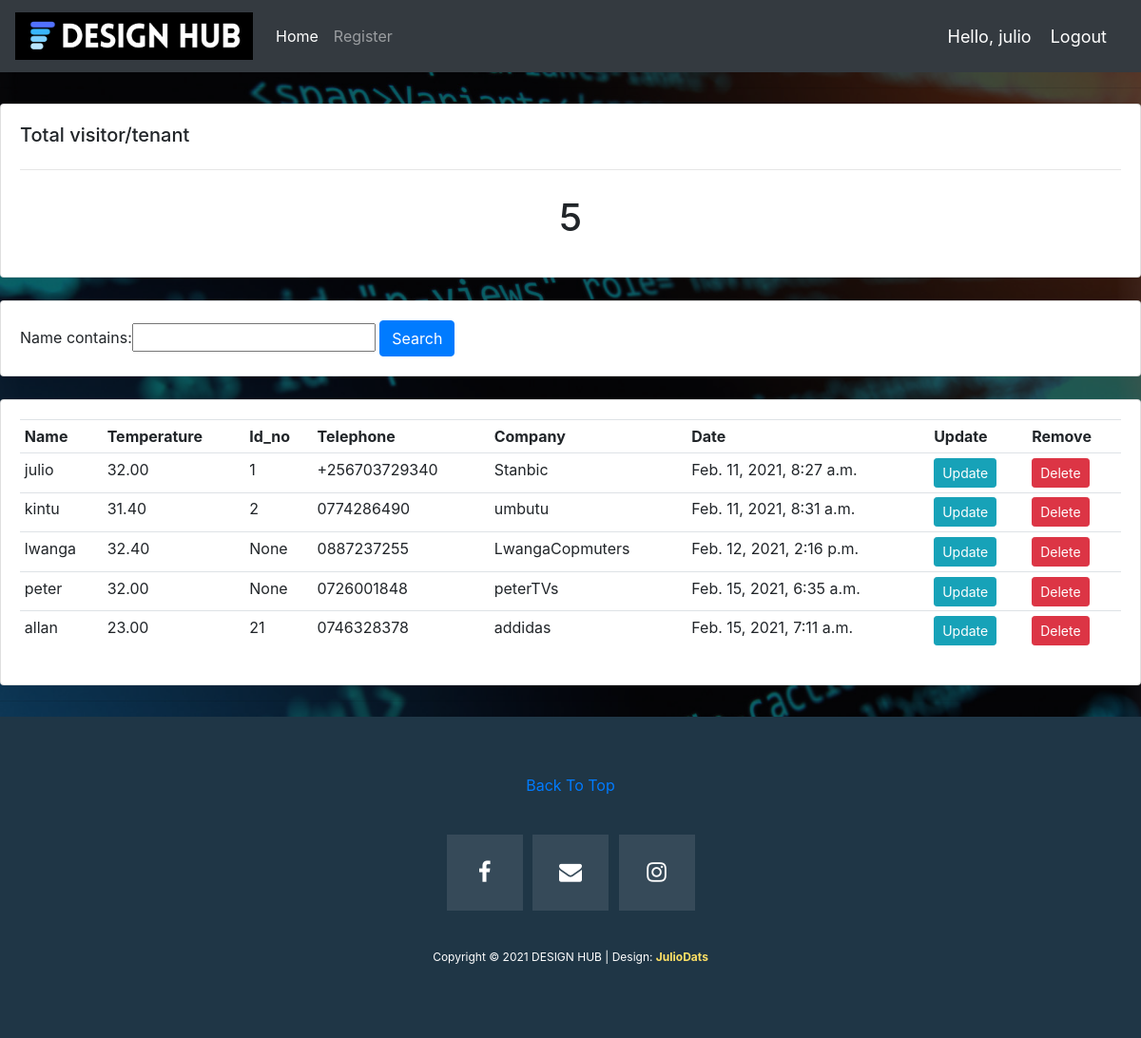
/users/ (signed in), run on the app's committed database.
### checkin/models.py (models this page shows, shortened)
class visitor(models.Model):
    Name=models.CharField(max_length=40)
    Temperature=models.DecimalField(max_digits=10,decimal_places=2)
    Company=models.CharField(max_length=40)
    user_id=models.IntegerField(null=True, blank=True)
    Telephone=models.CharField(max_length=13)
    Date_created=models.DateTimeField(auto_now_add=True)

### checkin/views.py (the view)
# urls.py: path('users/',views.users, name="users" ),
@login_required(login_url='login')
def users(request):
    users=visitor.objects.all()
    total_users=users.count()
    myFilter=VisitorFilter(request.GET, queryset=users)
    users=myFilter.qs
    context={'users':users,'total_users':total_users,'myFilter':myFilter}
    return render(request, 'checkin/users.html',context)

### checkin/templates/checkin/users.html
{% extends 'checkin/main.html' %}
{% block content %}
    <div class="row">
        <div class="col-md">
            <div class="card card-body">
                <h5>Total  visitor/tenant</h5>
                <hr>
                <h1 style="text-align: center; padding: 10px;">{{total_users}}</h1>
            </div>
        </div>
    </div>
    <br>
    <div class="row">
      <div class="col">
            <div class="card card-body">
                <form method="GET">
                    {{myFilter.form}}
                    <button class="btn btn-primary" type="submit">Search</button>
                </form>
            </div>
        </div>
    </div>
    <br>
    <div class="row">
        <div class="col-md">
            <div class="card card-body">
                <table class="table table-sm">
                    <tr>
                        <th>Name</th>
                        <th>Temperature</th>
                        <th>Id_no</th>
                        <th>Telephone</th>
                        <th>Company</th>
                        <th>Date</th>
                        <th>Update</th>
                        <th>Remove</th>
                    </tr>
                    {% for i in users %}
                        <tr>
                            <td>{{i.Name}}</td>
                            <td>{{i.Temperature}}</td>
                            <td>{{i.user_id}}</td>
                            <td>{{i.Telephone}}</td>
                            <td>{{i.Company}}</td>
                            <td>{{i.Date_created}}</td>
                            <th><a class="btn btn-sm btn-info" href="{% url 'update' i.id %}">Update</a></th>
                            <th><a class="btn btn-sm btn-danger" href="{% url 'delete' i.id %}">Delete</a></th>
                        </tr>
                    {% endfor %}
                </table>
            </div>
        </div>
    </div>
{% endblock %}

### checkin/templates/checkin/navbar.html (shortened to what this page needs)
{% load static %}
<nav class="navbar navbar-expand-lg navbar-dark bg-dark">
    <a class="navbar-brand" href="{% url 'home' %}">
      <img src="{% static 'images/6.png' %}" class="img-responsive" alt="">
    </a>
    <div class="collapse navbar-collapse" id="navbarNav">
      <ul class="navbar-nav">
        <li class="nav-item active">
          <a class="nav-link" href="{% url 'users' %}">Home</a>
        </li>
        <li class="nav-item">
          <a class="nav-link" href="{% url 'register' %}">Register</a>
        </li>
      </ul>
    </div>
    <span class="hello-msg">Hello, {{request.user}}</span>
    <span ><a  class="hello-msg" href="{% url 'logout' %}">Logout</a></span>
</nav>

### checkin/templates/checkin/navbar.html (style rules this page uses)
.hello-msg { font-size: 18px; color: #fff; margin-right: 20px; }
.img-responsive { height: auto; width: auto; max-width: 250px; max-height: 72px; }

### data on the page
visitor: Name "julio", Temperature "32.00", user_id "1", Telephone "+256703729340", Company "Stanbic", Date_created "Feb. 11, 2021, 8:27 a.m."
visitor: Name "kintu", Temperature "31.40", user_id "2", Telephone "0774286490", Company "umbutu", Date_created "Feb. 11, 2021, 8:31 a.m."
visitor: Name "lwanga", Temperature "32.40", user_id "None", Telephone "0887237255", Company "LwangaCopmuters", Date_created "Feb. 12, 2021, 2:16 p.m."
visitor: Name "peter", Temperature "32.00", user_id "None", Telephone "0726001848", Company "peterTVs", Date_created "Feb. 15, 2021, 6:35 a.m."
visitor: Name "allan", Temperature "23.00", user_id "21", Telephone "0746328378", Company "addidas", Date_created "Feb. 15, 2021, 7:11 a.m."

### other printed values
{{ request.user }} "julio"
{{ total_users }} "5"
